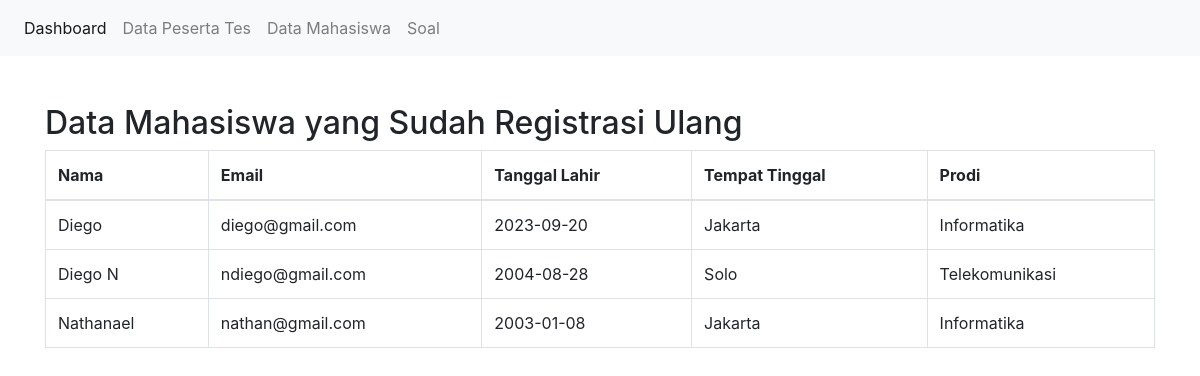
The app's page /data_maba.php (signed in) with its own data.
### tables this page shows
CREATE TABLE `pendaftaran_ulang` (
  `id` int(11) NOT NULL,
  `nama` varchar(255) NOT NULL,
  `email` varchar(255) NOT NULL,
  `tanggal_lahir` date NOT NULL,
  `tempat_tinggal` varchar(255) NOT NULL,
  `prodi` varchar(255) NOT NULL
);

### data_maba.php (the view, shortened to what this page needs)
<?php
$koneksi = new mysqli("localhost", "root", "", "db_mahasiswa");
    $query = "SELECT id, nama, email, tanggal_lahir, tempat_tinggal, prodi FROM pendaftaran_ulang";
    $result = $koneksi->query($query);
    if ($result->num_rows > 0) {
        ?>
        <!DOCTYPE html>
        <html lang="en">
        <head>
            <link rel="stylesheet" href="https://maxcdn.bootstrapcdn.com/bootstrap/4.5.2/css/bootstrap.min.css">
        </head>
        <body>
        <nav class="navbar navbar-expand-lg navbar-light bg-light">
        <div class="collapse navbar-collapse" id="navbarNav">
            <ul class="navbar-nav">
                <li class="nav-item active">
                    <a class="nav-link" href="admin_dashboard.php">Dashboard</a>
                </li>
                <li class="nav-item">
                    <a class="nav-link" href="data_peserta_tes.php">Data Peserta Tes</a>
                </li>
                <li class="nav-item">
                    <a class="nav-link" href="data_maba.php">Data Mahasiswa</a>
                </li>
                <li class="nav-item">
                    <a class="nav-link" href="list_soal.php">Soal</a>
                </li>
            </ul>
        </div>
    </nav>
            <div class="container mt-5">
                <h2>Data Mahasiswa yang Sudah Registrasi Ulang</h2>
                <table class="table table-bordered">
                    <thead>
                        <tr>
                            <th>Nama</th>
                            <th>Email</th>
                            <th>Tanggal Lahir</th>
                            <th>Tempat Tinggal</th>
                            <th>Prodi</th>
                        </tr>
                    </thead>
                    <tbody>
                        <?php
                        while ($row = $result->fetch_assoc()) {
                            echo "<tr>";
                            echo "<td>" . $row["nama"] . "</td>";
                            echo "<td>" . $row["email"] . "</td>";
                            echo "<td>" . $row["tanggal_lahir"] . "</td>";
                            echo "<td>" . $row["tempat_tinggal"] . "</td>";
                            echo "<td>" . $row["prodi"] . "</td>";
                            echo "</tr>";
                        }
                        ?>
                    </tbody>
                </table>
            </div>
        </body>
        </html>
        <?php
    } else {
        echo "Tidak ada data peserta tes.";
    }
?>

### records on screen
pendaftaran_ulang: nama "Diego", email "diego@gmail.com", tanggal_lahir "2023-09-20", tempat_tinggal "Jakarta", prodi "Informatika"
pendaftaran_ulang: nama "Diego N", email "ndiego@gmail.com", tanggal_lahir "2004-08-28", tempat_tinggal "Solo", prodi "Telekomunikasi"
pendaftaran_ulang: nama "Nathanael", email "nathan@gmail.com", tanggal_lahir "2003-01-08", tempat_tinggal "Jakarta", prodi "Informatika"
